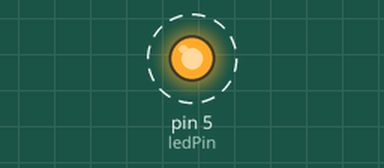
Simulated run of this sketch. Board: Arduino Uno, built with avr-gcc and run on an emulated ATmega328P. Shown: output pins drawn as LEDs (lit = HIGH). Dashed ring = blinking.

Above: at 0.05 s.
Timing chart, 0 to 3.0 s (numbered marks = the images above):
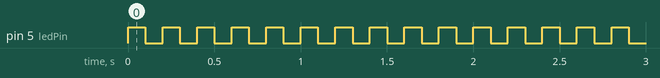

Measured:
- by itself, pin 5 (ledPin): alternates HIGH for 0.10 s and LOW for 0.10 s

The sketch:

led_simple.ino
```cpp
/**
 * Testing out dht22
 * https://dronebotworkshop.com/arduino-temperature/
 */

const int ledPin = 5;
int delayTime = 100;

void setup() {
  Serial.begin(9600);
  pinMode(ledPin, OUTPUT);
}

void loop() {
  digitalWrite(ledPin, HIGH);
  delay(delayTime);
  digitalWrite(ledPin, LOW);
  delay(delayTime);
}
```
